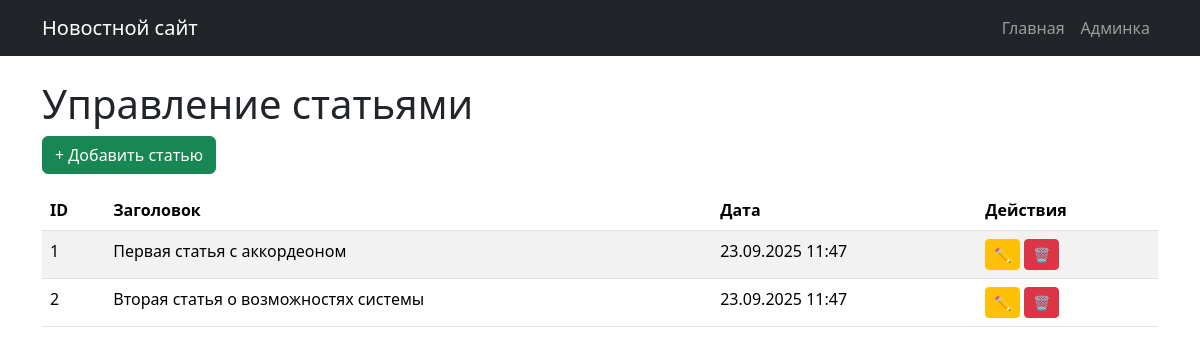
Page /admin/index.php on the earlier database version.
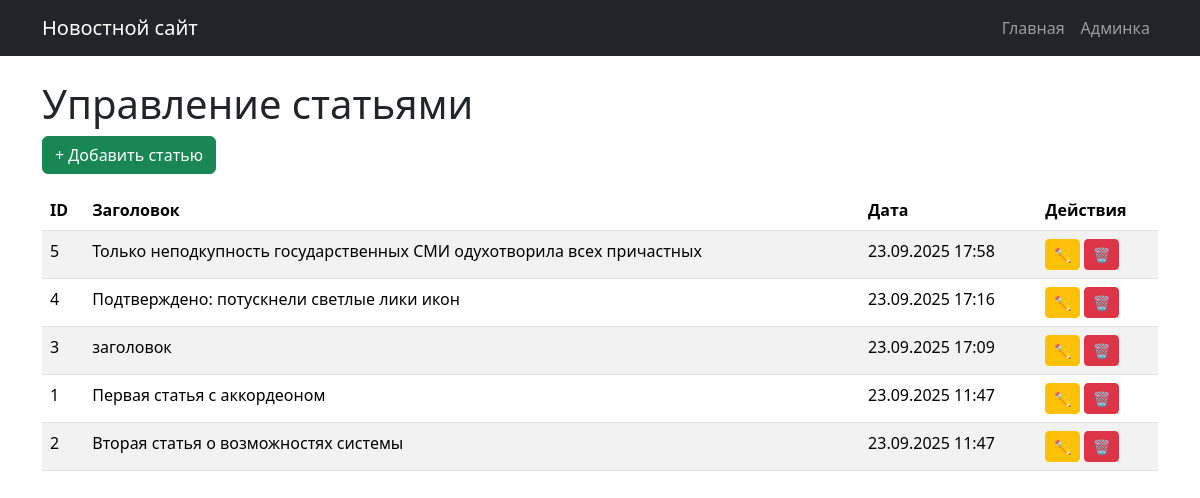
Same page on the later database version.
### tables this page shows
CREATE TABLE articles (
    id INTEGER PRIMARY KEY AUTOINCREMENT,
    title TEXT NOT NULL,
    content TEXT NOT NULL,
    short_description TEXT,
    created_at DATETIME DEFAULT CURRENT_TIMESTAMP,
    updated_at DATETIME DEFAULT CURRENT_TIMESTAMP
);

### includes/functions.php (called while the page is built, shortened)
<?php
function getAllArticles() {
    $db = new Database();
    $pdo = $db->getConnection();
    $stmt = $pdo->query("SELECT * FROM articles ORDER BY created_at DESC");
    return $stmt->fetchAll(PDO::FETCH_ASSOC);
}
?>

### admin/index.php (the view, shortened to what this page needs)
<?php
require_once '../includes/functions.php';
$articles = getAllArticles();
?>
<?php
include '../includes/header.php';
?>
<h1>Управление статьями</h1>
<a href="add.php" class="btn btn-success mb-3">+ Добавить статью</a>
<div class="table-responsive">
    <table class="table table-striped">
        <thead>
            <tr>
                <th>ID</th>
                <th>Заголовок</th>
                <th>Дата</th>
                <th>Действия</th>
            </tr>
        </thead>
        <tbody>
            <?php foreach ($articles as $article): ?>
            <tr>
                <td><?php echo $article['id']; ?></td>
                <td><?php echo htmlspecialchars($article['title']); ?></td>
                <td><?php echo date('d.m.Y H:i', strtotime($article['created_at'])); ?></td>
                <td>
                    <a href="edit.php?id=<?php echo $article['id']; ?>" class="btn btn-sm btn-warning">✏️</a>
                    <form method="POST" style="display:inline;" onsubmit="return confirm('Удалить статью?')">
                        <button type="submit" class="btn btn-sm btn-danger">🗑️</button>
                    </form>
                </td>
            </tr>
            <?php endforeach; ?>
        </tbody>
    </table>
</div>
<?php include '../includes/footer.php'; ?>

Differences in the rows shown:
added articles: id "5", title "Только неподкупность государственных СМИ одухотворила всех причастных", created_at "23.09.2025 17:58"
added articles: id "4", title "Подтверждено: потускнели светлые лики икон", created_at "23.09.2025 17:16"
added articles: id "3", title "заголовок", created_at "23.09.2025 17:09"
